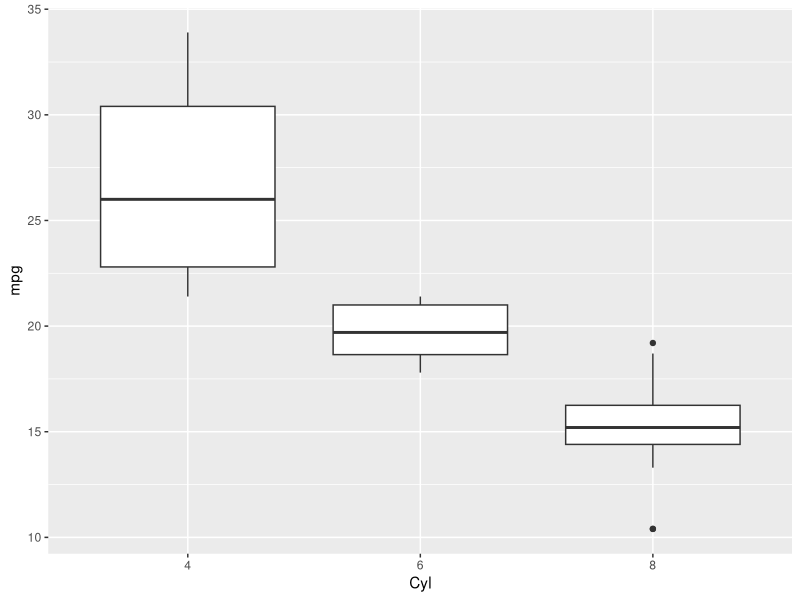
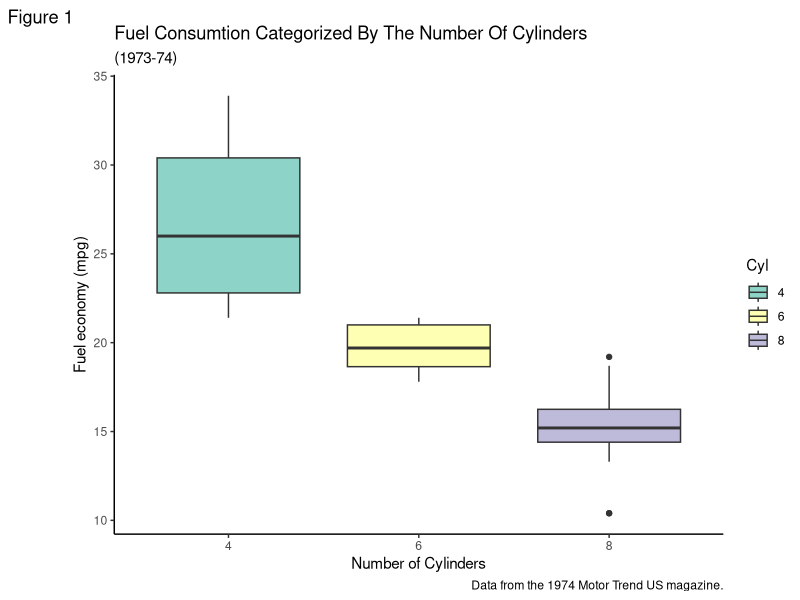
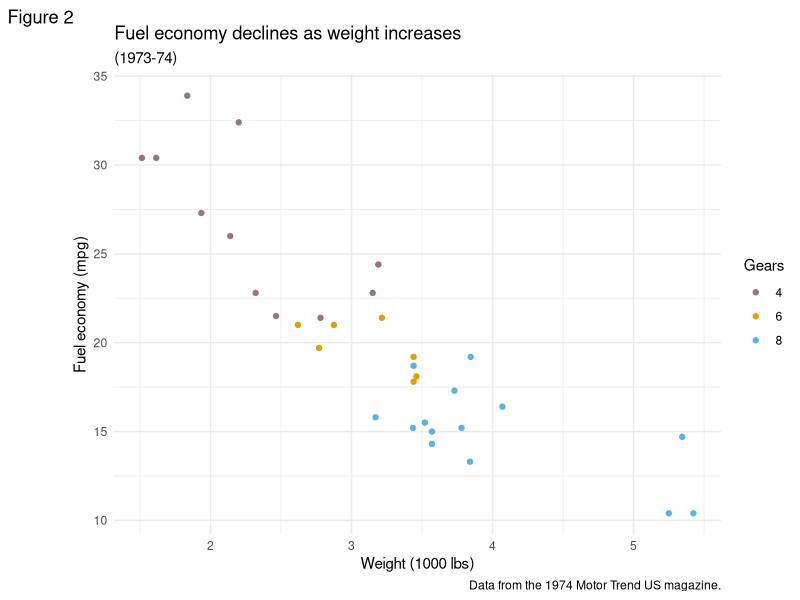

Write the R code that produced these figures, in order.
## ---- chunk 1
knitr::opts_chunk$set(echo = TRUE)
## ---- chunk 2
# install.packages(tidyverse)
## ---- chunk 3
library(tidyverse)
## ---- chunk 4
?mtcars
## ---- chunk 5
data <- as_tibble(mtcars)
data
## ---- chunk 6
data %>% select(mpg, disp, wt, am)
## ---- chunk 7
data %>% select(mpg, disp, wt, am)  %>% filter(am == 1)
## ---- chunk 8
data %>% mutate(Weight_displacemet_ratio = disp/wt*1000) %>% select(mpg, disp, wt,Weight_displacemet_ratio, am)  %>% filter(mpg > 25, am == 1)
## ---- chunk 9
data
## ---- chunk 10
data = data %>% mutate(Cyl = as.factor(cyl))
## ---- chunk 11
box_plot = ggplot(data, aes(x = Cyl, y = mpg)) + geom_boxplot()
box_plot
## ---- chunk 12
box_plot = ggplot(data, aes(x = Cyl, y = mpg, fill = Cyl)) + geom_boxplot() + scale_fill_brewer(palette="Set3") + theme_classic()+labs(
    title = "Fuel Consumtion Categorized By The Number Of Cylinders",
    subtitle = "(1973-74)",
    caption = "Data from the 1974 Motor Trend US magazine.",
    tag = "Figure 1",
    x = "Number of Cylinders",
    y = "Fuel economy (mpg)",
    colour = "Cylinders")
box_plot
## ---- chunk 13
sp<-ggplot(data, aes(x=wt, y=mpg, color=Cyl)) + geom_point() + scale_color_manual(values=c("#997777", "#E69F00", "#56B4E9")) + theme_minimal() +labs(
    title = "Fuel economy declines as weight increases",
    subtitle = "(1973-74)",
    caption = "Data from the 1974 Motor Trend US magazine.",
    tag = "Figure 2",
    x = "Weight (1000 lbs)",
    y = "Fuel economy (mpg)",
    colour = "Gears")
  
sp 
